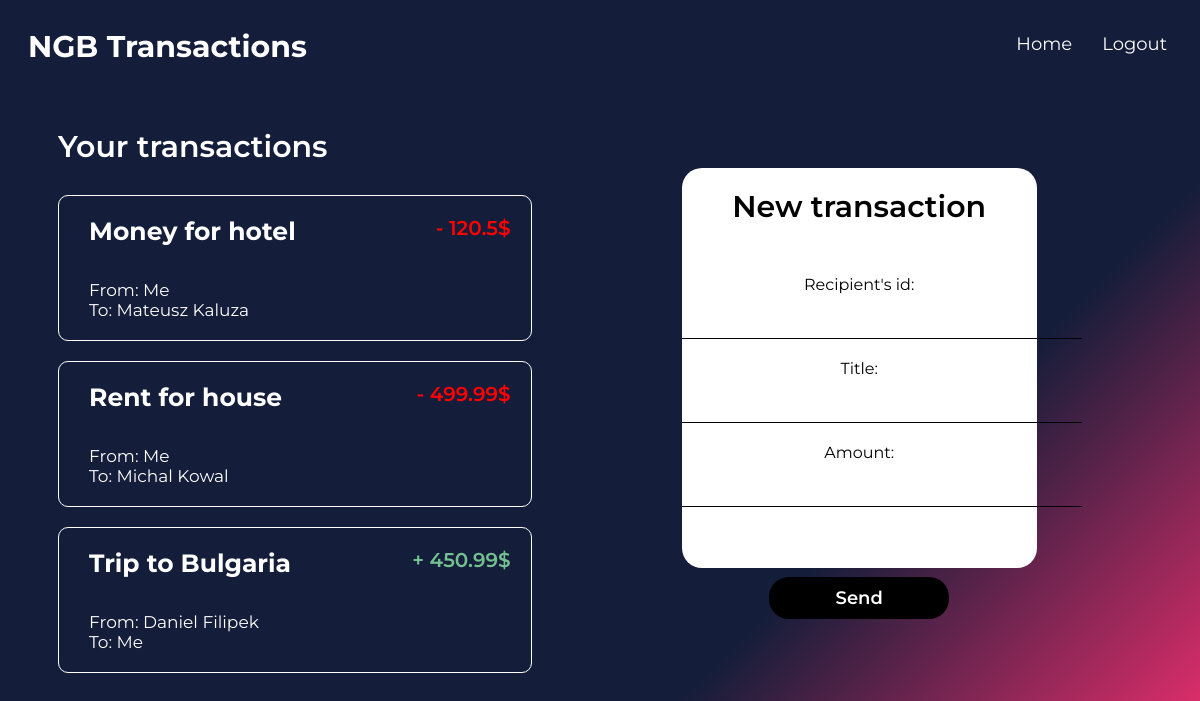
/ngb_add_transaction.php (signed in), run on the app's committed database.
### tables this page shows
CREATE TABLE `transakcja` (
  `id_transakcji` int(11) NOT NULL,
  `id_odbiorcy` int(11) NOT NULL,
  `id_adresata` int(11) NOT NULL,
  `kwota` double NOT NULL,
  `tytul` varchar(99) NOT NULL
);

CREATE TABLE `uzytkownik` (
  `user_id` int(11) NOT NULL,
  `password` varchar(99) NOT NULL,
  `imie` varchar(99) NOT NULL,
  `nazwisko` varchar(99) NOT NULL,
  `saldo` double NOT NULL
);

### ngb_add_transaction.php (the view, shortened to what this page needs)
<?php
		include "php_config.php";
?>
<html>
<head>
	<link rel="stylesheet" type="text/css" href="ngb_add_transaction.css">
</head>
<body>
  <div id="header">NGB Transactions
    <a href="ngb_logout.php" class="nav_button">Logout</a>
    <a href="ngb_profile_panel.php" class="nav_button">Home</a>
  </div>
  <div id="left">
    <div id="left_header">Your transactions</div>
    <?php
      $user_id = $_SESSION['user_id'];
      $zapytanie = "SELECT * FROM transakcja WHERE id_adresata = $user_id OR id_odbiorcy = $user_id";
      $result = mysqli_query($connection, $zapytanie) or die('Error');
      if (($result->num_rows)>0) {
          while ($rows = mysqli_fetch_assoc($result)) {
            $id_odbiorcy = $rows['id_odbiorcy'];
            $id_adresata = $rows['id_adresata'];
            echo "<div id='transaction'><div id=title>".$rows['tytul']."</div>";
            if ($rows['id_adresata'] == $user_id) {
              echo "<div id='cash_less'>".'- '.$rows['kwota']."$"."</div><br><br>";
              echo "From: Me<br>";
              $zapytanie_dane_odbiorcy = "SELECT imie, nazwisko FROM uzytkownik WHERE user_id = $id_odbiorcy";
              $result_odbiorca = mysqli_query($connection, $zapytanie_dane_odbiorcy) or die('Error');
              while($odbiorca = mysqli_fetch_assoc($result_odbiorca)) {
                  echo "To: ".$odbiorca['imie']." ".$odbiorca['nazwisko'];
              }
              echo "</div>";
            } else {
              echo "<div id='cash_more'>".'+ '.$rows['kwota']."$"."</div><br><br>";
              $zapytanie_dane_adresata = "SELECT imie, nazwisko FROM uzytkownik WHERE user_id = $id_adresata";
              $result_adresata = mysqli_query($connection, $zapytanie_dane_adresata) or die('Error');
              while($adresat = mysqli_fetch_assoc($result_adresata)) {
                  echo "From: ".$adresat['imie']." ".$adresat['nazwisko'].'<br>';
              }
              echo "To: Me";
              echo "</div>";
            }
          }
      } else {
          echo "Sorry. You don't have any transactions right now. <br> <br>";
      }
    ?>
  </div>
  <div id="right">
	<center><div id="right_header">New transaction</div>
	<div id="new_trans_form">
		<form method="POST" action="ngb_add_new_transaction.php">
			Recipient's id: <br>
			<input type='text' name='id_odbiorcy'> <br>
			Title: <br>
			<input type='text' name='tytul'> <br>
			Amount: <br>
			<input type='number' step="any" name='kwota'> <br>
			<input type="submit" value="Send">
		</form>
	</div>
	</center>
  </div>
</body>
</html>

### ngb_add_transaction.css (style rules this page uses)
html { width: 100vw; height: 100vh; }
body { background: linear-gradient(135deg, rgba(20,29,57,1) 0%, rgba(20,29,57,1) 69%, rgba(255,48,114,1) 100%); overflow: hidden; }
#header { color: white; height: 50px; background-color: #141d39; text-align: left; font-weight: bold; font-size: 30px; padding-top: 20px; padding-left: 20px; font-family: 'Montserrat', sans-serif; }
a.nav_button, a.nav_button:active, a.nav_button:visited { text-decoration: none; color: white; padding: 5px; margin-right: 20px; font-weight: 400; font-size: 18px; float: right; }
#left { overflow-y: scroll; float: left; height: 80vh; width: 40%; margin-top: 50px; margin-left: 50px; margin-right: 80px; font-family: 'Montserrat', sans-serif; font-size: 60px; font-weight: 600; color: white; }
#right { font-family: 'Montserrat', sans-serif; border-radius: 20px; margin-top: 90px; margin-left: 70px; margin-right: 80px; float: left; height: 50vh; width: 30%; color: black; background-color: white; }
#right_header { font-size: 30px; margin-top: 20px; font-weight: 600; font-family: 'Montserrat', sans-serif; }
#new_trans_form { margin-top: 50px; }
#left_header { font-size: 30px; font-family: 'Montserrat', sans-serif; margin-bottom: 30px; }
#cash_less { color: red; font-weight: 600; font-size: 20px; text-align: right; padding-right: 20px; }
#cash_more { color: #73C090; font-weight: 600; font-size: 20px; text-align: right; padding-right: 20px; }
#title { font-weight: 700; font-size: 25px; float: left; }
#transaction { display: block; padding-top: 20px; padding-left: 30px; padding-bottom: 20px; text-align: left; color: white; font-size: 17px; font-weight: 400; margin-top: 20px; margin-bottom: 20px; height: auto; width: auto; border: 1px solid white; border-radius: 10px; }
input[type=text], input[type=number] { border: 0; outline: 0; background: transparent; border-bottom: 1px solid black; font-family: 'Montserrat', sans-serif; font-weight: 600; margin-top: 5px; margin-bottom: 20px; width: 400px; height: 40px; font-size: 25px; color: black; }
input[type=submit] { font-family: 'Montserrat', sans-serif; margin-top: 50px; text-decoration: none; border: none; border-radius: 20px; color: white; font-weight: 400; font-size: 18px; padding-top: 10px; padding-bottom: 10px; padding-right: 50px; padding-left: 50px; background-color: black; font-weight: 600; width: 180px; }

### data on the page
transakcja: tytul "Money for hotel", kwota "120.5"
uzytkownik: imie "Mateusz", nazwisko "Kaluza"
transakcja: tytul "Rent for house", kwota "499.99"
uzytkownik: imie "Michal", nazwisko "Kowal"
transakcja: tytul "Trip to Bulgaria", kwota "450.99"
uzytkownik: imie "Daniel", nazwisko "Filipek"
